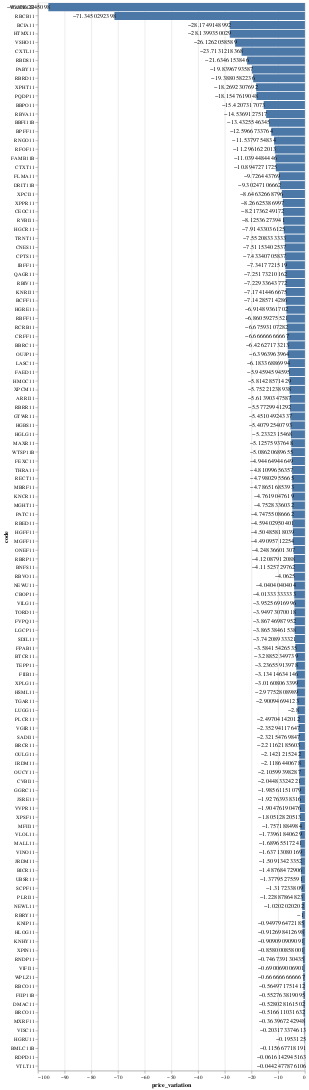

Notebook source saved alongside this figure:
### Code cell
bars = alt.Chart(price_variation_down_df).mark_bar().encode(
    x='price_variation:Q',
    # y='code:N',
    y=alt.Y('code:N', sort='x'),
    # color='type:N',
    tooltip=['code', 'type', 'current_price', 'price_variation','dy_current', 'patrimony_p_vpa', 'dy_12m_sum']
)

text = bars.mark_text(
    align='right',
    baseline='middle',
    dx=3
).encode(
    text='price_variation:Q'
)

(bars + text).properties(height=2000, width=500)
